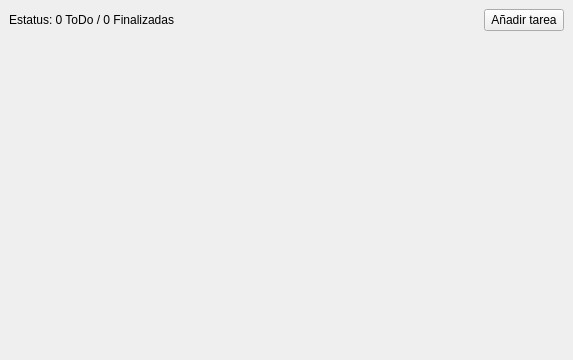
<?xml version="1.0" encoding="UTF-8"?>
<ui version="4.0">
 <class>MainWindow</class>
 <widget class="QMainWindow" name="MainWindow">
  <property name="geometry">
   <rect>
    <x>0</x>
    <y>0</y>
    <width>573</width>
    <height>360</height>
   </rect>
  </property>
  <property name="windowTitle">
   <string>Deepines ToDo</string>
  </property>
  <widget class="QWidget" name="centralwidget">
   <layout class="QVBoxLayout" name="verticalLayout">
    <item>
     <layout class="QHBoxLayout" name="toolbarLayout">
      <item>
       <widget class="QLabel" name="statusLabel">
        <property name="text">
         <string>Estatus: 0 ToDo / 0 Finalizadas</string>
        </property>
       </widget>
      </item>
      <item>
       <spacer name="horizontalSpacer">
        <property name="orientation">
         <enum>Qt::Horizontal</enum>
        </property>
        <property name="sizeHint" stdset="0">
         <size>
          <width>40</width>
          <height>20</height>
         </size>
        </property>
       </spacer>
      </item>
      <item>
       <widget class="QPushButton" name="addTaskButton">
        <property name="text">
         <string>Añadir tarea</string>
        </property>
       </widget>
      </item>
     </layout>
    </item>
    <item>
     <layout class="QVBoxLayout" name="tasksLayout"/>
    </item>
    <item>
     <spacer name="verticalSpacer">
      <property name="orientation">
       <enum>Qt::Vertical</enum>
      </property>
      <property name="sizeHint" stdset="0">
       <size>
        <width>20</width>
        <height>40</height>
       </size>
      </property>
     </spacer>
    </item>
   </layout>
  </widget>
 </widget>
 <resources/>
 <connections/>
</ui>
